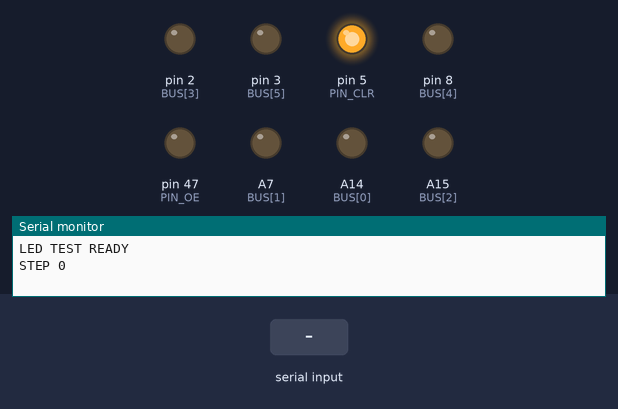
This sketch was run on a simulated Arduino Mega 2560, built with avr-gcc and run on an emulated ATmega2560. On the bench: output pins drawn as LEDs (lit = HIGH), the last lines printed to the serial monitor. Inputs (shaded band) come from the test bench. Pins used as bus, display or sensor lines are not drawn.

Above: at 1.2 s.
1.3 s: "b" received over Serial
At 2.5 s:
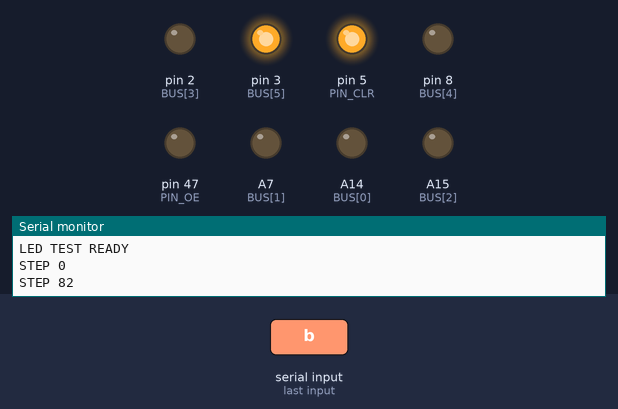
2.8 s: "m" received over Serial
At 3.7 s:
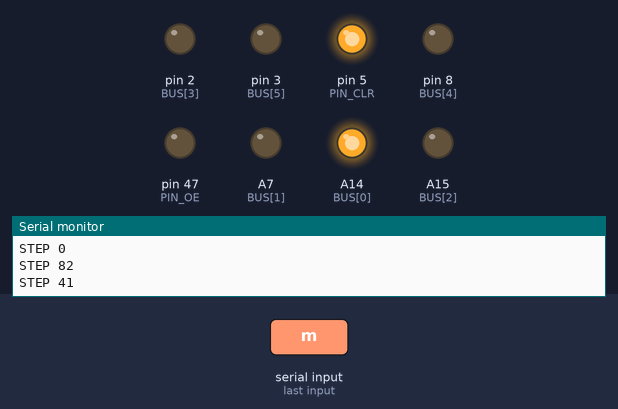
4.3 s: "n" received over Serial
At 4.8 s:
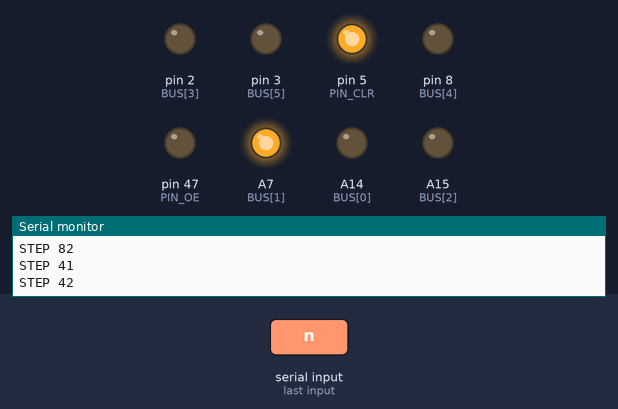
5.8 s: "a" received over Serial
At 7.0 s:
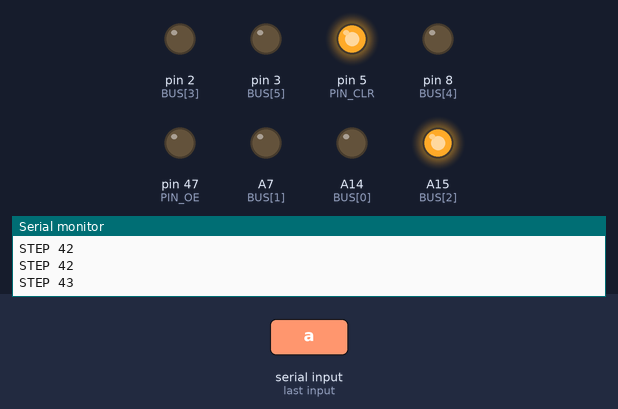
8.8 s: "0" received over Serial
At 9.4 s:
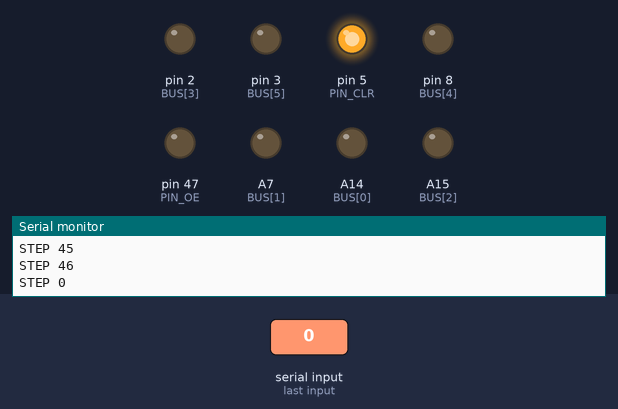
Timing chart, 0 to 11.3 s (numbered marks = the images above; inputs shaded):
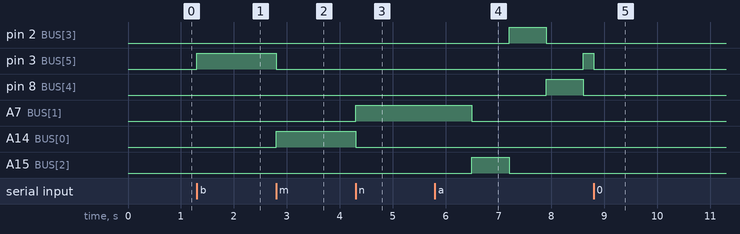

Measured:
- after the input at 1.3 s, pin 3 (BUS[5]): LOW → HIGH at once
- after the input at 2.8 s, pin 3 (BUS[5]): HIGH → LOW at once; A14 (BUS[0]): LOW → HIGH at once
- after the input at 4.3 s, A7 (BUS[1]): LOW → HIGH at once; A14 (BUS[0]): HIGH → LOW at once
- after the input at 5.8 s, pin 2 (BUS[3]): LOW → HIGH after 1.4 s, → LOW 0.70 s later; pin 3 (BUS[5]): LOW → HIGH after 2.8 s; pin 8 (BUS[4]): LOW → HIGH after 2.1 s, → LOW 0.70 s later; A7 (BUS[1]): HIGH → LOW after 0.70 s; A15 (BUS[2]): LOW → HIGH after 0.70 s, → LOW 0.70 s later
- after the input at 8.8 s, pin 3 (BUS[5]): HIGH → LOW after 0.00 s instead of 0.50 s; A7 (BUS[1]): stays LOW (without the input it goes to HIGH after 1.2 s); A14 (BUS[0]): stays LOW (without the input it goes to HIGH after 0.50 s); A15 (BUS[2]): stays LOW (without the input it goes to HIGH after 1.9 s)

The sketch:

led_test.ino
```cpp
// led_test – kompletter LED-Test des BSMS/2 Keyboard-Display-Boards (Board VERSORGT, TP2 an VIN)
//
// Schritte 0-40:  595-Kette (Router-LEDs, Bargraphs, TRANS. P-DOWN) mit k Einsen gefuellt,
//                 d. h. die ersten k Ausgaenge leuchten (SER ist fest auf +5 V verdrahtet).
// Schritte 41-82: Matrix-LEDs einzeln, Zeile r = 0-6 (P16 P14 P12 P10 P08 P06 P04), Spalte c = 0-5
//                 (Bus P46-P51); Schritt = 41 + r*6 + c. Die Kette ist dabei geloescht.
// Steuerung (115200 Baud, einzelne Zeichen): n = weiter, b = zurueck, a = Automatik an/aus,
//   0 = zum Anfang, m = zu den Matrix-LEDs. Ausgabe: "STEP <i>".
// Pins: P28 (D47) = /OE von 74HC245 und 595, P55 (D5) = /SRCLR, P56 (D11) = SRCLK, P57 (D6) = RCLK.

const uint8_t ROWS[7] = {35, 33, 31, 29, 27, 25, 23};   // P16 P14 P12 P10 P08 P06 P04
const uint8_t BUS[6]  = {A14, A7, A15, 2, 8, 3};        // P46 P47 P48 P49 P50 P51
const uint8_t PIN_OE = 47, PIN_CLR = 5, PIN_SRCLK = 11, PIN_RCLK = 6;
const uint8_t CHAIN = 40, LAST = 41 + 7 * 6 - 1;
const uint16_t AUTO_MS = 700;

int step = 0;
bool autoRun = false;
unsigned long lastStep = 0;

void pulse(uint8_t pin) {
  digitalWrite(pin, LOW);
  delayMicroseconds(5);
  digitalWrite(pin, HIGH);
  delayMicroseconds(5);
}

void fillChain(uint8_t k) {
  pulse(PIN_CLR);
  for (uint8_t i = 0; i < k; i++) pulse(PIN_SRCLK);
  pulse(PIN_RCLK);
}

void show() {
  for (uint8_t r = 0; r < 7; r++) { digitalWrite(ROWS[r], LOW); pinMode(ROWS[r], INPUT); }
  for (uint8_t c = 0; c < 6; c++) digitalWrite(BUS[c], LOW);
  if (step <= CHAIN) {
    fillChain(step);
  } else {
    fillChain(0);
    uint8_t idx = step - 41;
    digitalWrite(BUS[idx % 6], HIGH);
    pinMode(ROWS[idx / 6], OUTPUT);
    digitalWrite(ROWS[idx / 6], HIGH);
  }
  digitalWrite(PIN_OE, LOW);
  Serial.print(F("STEP "));
  Serial.println(step);
}

void setup() {
  const uint8_t ctrl[4] = {PIN_OE, PIN_CLR, PIN_SRCLK, PIN_RCLK};
  for (uint8_t i = 0; i < 4; i++) { digitalWrite(ctrl[i], HIGH); pinMode(ctrl[i], OUTPUT); }
  for (uint8_t c = 0; c < 6; c++) { digitalWrite(BUS[c], LOW); pinMode(BUS[c], OUTPUT); }
  for (uint8_t r = 0; r < 7; r++) pinMode(ROWS[r], INPUT);
  Serial.begin(115200);
  while (!Serial) {}
  Serial.println(F("LED TEST READY"));
  show();
}

void loop() {
  if (Serial.available()) {
    char ch = Serial.read();
    if (ch == 'n') step = step < LAST ? step + 1 : 0;
    else if (ch == 'b') step = step > 0 ? step - 1 : LAST;
    else if (ch == '0') step = 0;
    else if (ch == 'm') step = 41;
    else if (ch == 'a') autoRun = !autoRun;
    else return;
    lastStep = millis();
    show();
  }
  if (autoRun && millis() - lastStep >= AUTO_MS) {
    step = step < LAST ? step + 1 : 0;
    lastStep = millis();
    show();
  }
}
```
